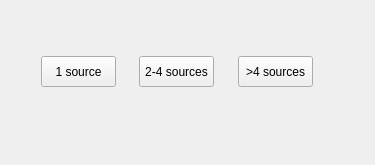
<?xml version="1.0" encoding="UTF-8"?>
<ui version="4.0">
 <class>MainWindow</class>
 <widget class="QMainWindow" name="MainWindow">
  <property name="geometry">
   <rect>
    <x>0</x>
    <y>0</y>
    <width>375</width>
    <height>165</height>
   </rect>
  </property>
  <property name="windowTitle">
   <string>MainWindow</string>
  </property>
  <widget class="QWidget" name="centralWidget">
   <widget class="QPushButton" name="pushButton">
    <property name="geometry">
     <rect>
      <x>41</x>
      <y>56</y>
      <width>75</width>
      <height>31</height>
     </rect>
    </property>
    <property name="text">
     <string>1 source</string>
    </property>
   </widget>
   <widget class="QPushButton" name="pushButton_2">
    <property name="geometry">
     <rect>
      <x>139</x>
      <y>56</y>
      <width>75</width>
      <height>31</height>
     </rect>
    </property>
    <property name="text">
     <string>2-4 sources</string>
    </property>
   </widget>
   <widget class="QPushButton" name="pushButton_3">
    <property name="geometry">
     <rect>
      <x>238</x>
      <y>56</y>
      <width>75</width>
      <height>31</height>
     </rect>
    </property>
    <property name="text">
     <string>&gt;4 sources</string>
    </property>
   </widget>
  </widget>
 </widget>
 <resources/>
 <connections/>
</ui>
